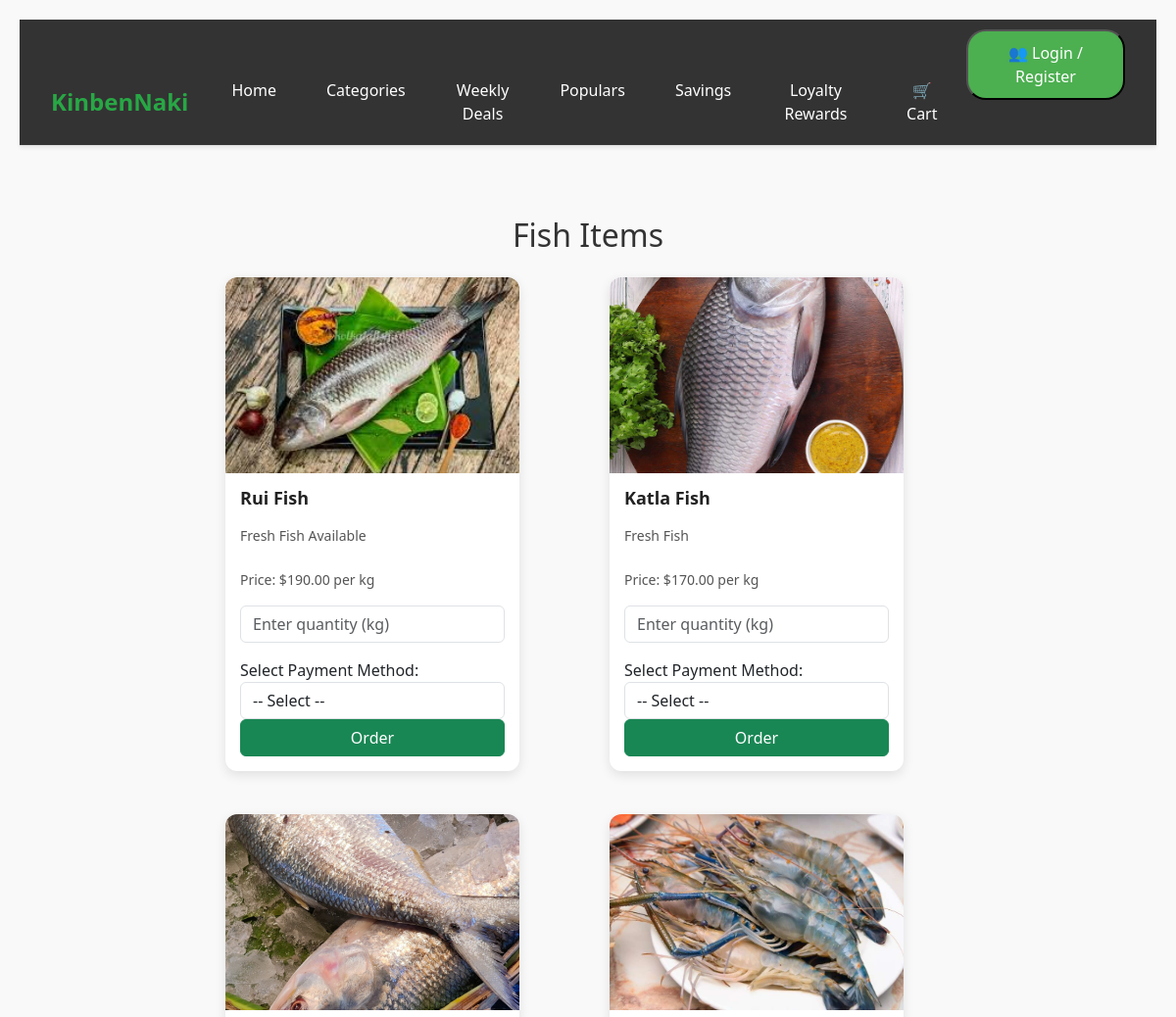
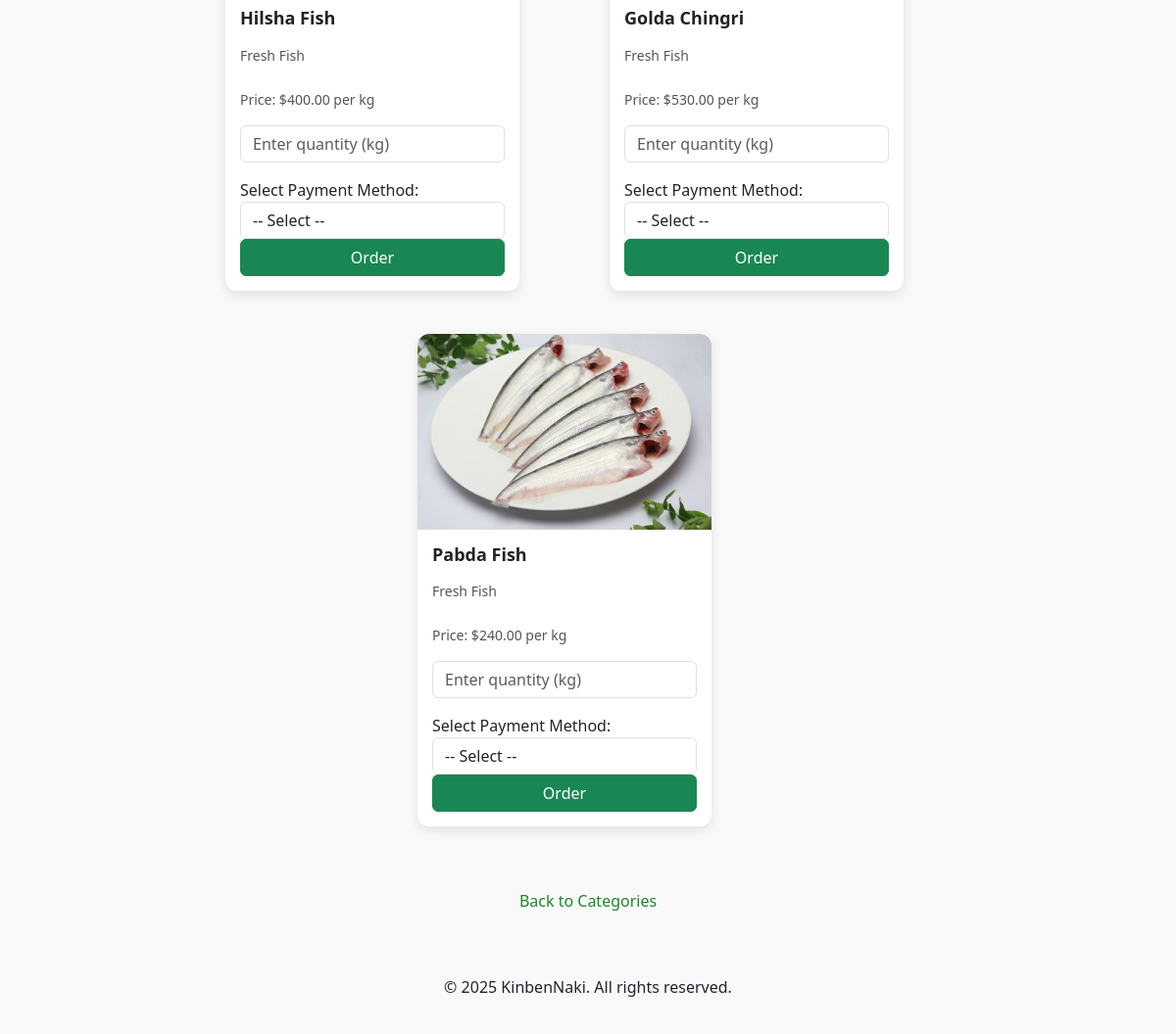
Screenshot of /category/fish/ with the database file from the repository (2 pictures, top to bottom).
### shop/models.py (models this page shows, shortened)
class Category(models.Model):
    name = models.CharField(max_length=100)
    slug = models.SlugField(unique=True)
    description = models.TextField()
    is_active = models.BooleanField(default=True)

class Item(models.Model):
    category = models.ForeignKey(Category, on_delete=models.CASCADE, related_name='items')
    name = models.CharField(max_length=100)
    description = models.TextField()
    price = models.DecimalField(max_digits=10, decimal_places=2)
    available = models.BooleanField(default=True)
    image = models.ImageField(upload_to='items/', null=True, blank=True)
    created_at = models.DateTimeField(auto_now_add=True)
    popular = models.BooleanField(default=False)

### shop/views.py (the view)
# urls.py: path('category/<slug:slug>/', views.category_view, name='category'),
def category_view(request, slug):
    category = Category.objects.get(slug=slug)
    items = category.items.all()  # Access all items related to this category
    return render(request, 'category_detail.html', {'category': category, 'items': items})

### templates/category_detail.html (shortened to what this page needs)
{% extends 'base.html' %}
{% block content %}
<!DOCTYPE html>
<html lang="en">
<head>
</head>
<body>
    <div class="container">
  <h2 class="text-center my-4">{{ category.name }} Items</h2>
  <div class="row">
    {% for item in items %}
      <div class="col-md-4 mb-4">
        <div class="card h-100">
          {% if item.image %}
            <img src="{{ item.image.url }}" class="card-img-top" alt="{{ item.name }}">
          {% endif %}
          <div class="card-body d-flex flex-column">
            <h5 class="card-title">{{ item.name }}</h5>
            <p class="card-text">{{ item.description }}</p>
            <p class="card-text">Price: ${{ item.price }} per kg</p>
            <input type="number" class="form-control mb-2" placeholder="Enter quantity (kg)" min="1">
<label class="mt-2">Select Payment Method:</label>
<select class="form-control payment-method" name="payment_method" onchange="toggleOnlineOptions(this)">
  <option value="">-- Select --</option>
</select>
            <button class="btn btn-success w-100 order-btn mt-auto">Order</button>
          </div>
        </div>
      </div>
    {% endfor %}
  </div>
</div>
    <a href="{% url 'category_list' %}">Back to Categories</a>
 </body>
</html>
{% endblock %}

### templates/base.html (style rules this page uses)
body { font-family: 'Segoe UI', sans-serif; background-color: #f8f9fa; }

### templates/category_detail.html (style rules this page uses)
body { background-color: #f9f9f9; font-family: 'Segoe UI', Tahoma, Geneva, Verdana, sans-serif; padding: 20px; }
h2 { text-align: center; color: #333; margin-bottom: 30px; }
.row { display: flex; flex-wrap: wrap; justify-content: center; gap: 20px; }
.card { width: 300px; border: none; border-radius: 12px; overflow: hidden; box-shadow: 0 4px 12px rgba(0, 0, 0, 0.1); background-color: #fff; transition: transform 0.2s ease, box-shadow 0.2s ease; }
.card-img-top { height: 200px; object-fit: cover; width: 100%; }
.card-body { padding: 15px; }
.card-title { font-size: 18px; font-weight: 600; color: #222; }
.card-text { font-size: 14px; color: #555; margin-top: 8px; }
a { display: block; text-align: center; margin-top: 40px; font-size: 16px; text-decoration: none; color: #1f852e; }

### rows the page displays
Category: name "Fish"
Item: image (picture), name "Rui Fish", description "Fresh Fish Available", price "190.00"
Item: image (picture), name "Katla Fish", description "Fresh Fish", price "170.00"
Item: image (picture), name "Hilsha Fish", description "Fresh Fish", price "400.00"
Item: image (picture), name "Golda Chingri", description "Fresh Fish", price "530.00"
Item: image (picture), name "Pabda Fish", description "Fresh Fish", price "240.00"
